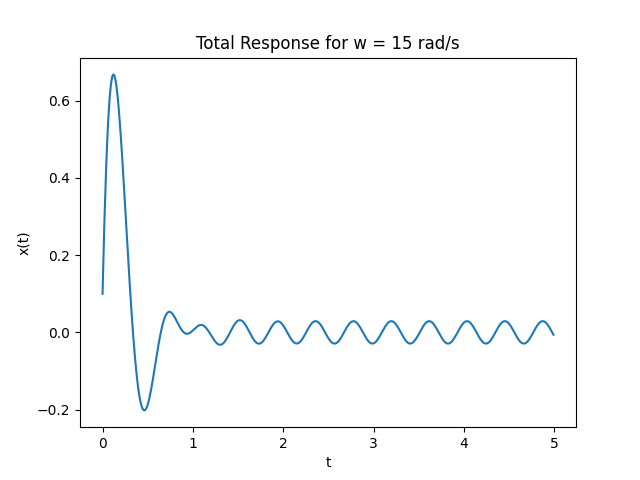

Generate this figure with Python:
import numpy as np
import math

t = np.arange(0, 5, 0.01)

X = []
for i in t:
    value = math.exp(-4*i)*(0.12*math.cos(9.16*i) + 1.18*math.sin(9.16*i)) - 0.021*math.sin(15*i) - 0.02*math.cos(15*i)
    X.append(value)
    
import matplotlib.pyplot as plt
plt.plot(t, X)
plt.title("Total Response for w = 15 rad/s")
plt.xlabel("t")
plt.ylabel("x(t)")
plt.savefig("TR_Q2_W15")
plt.show()
